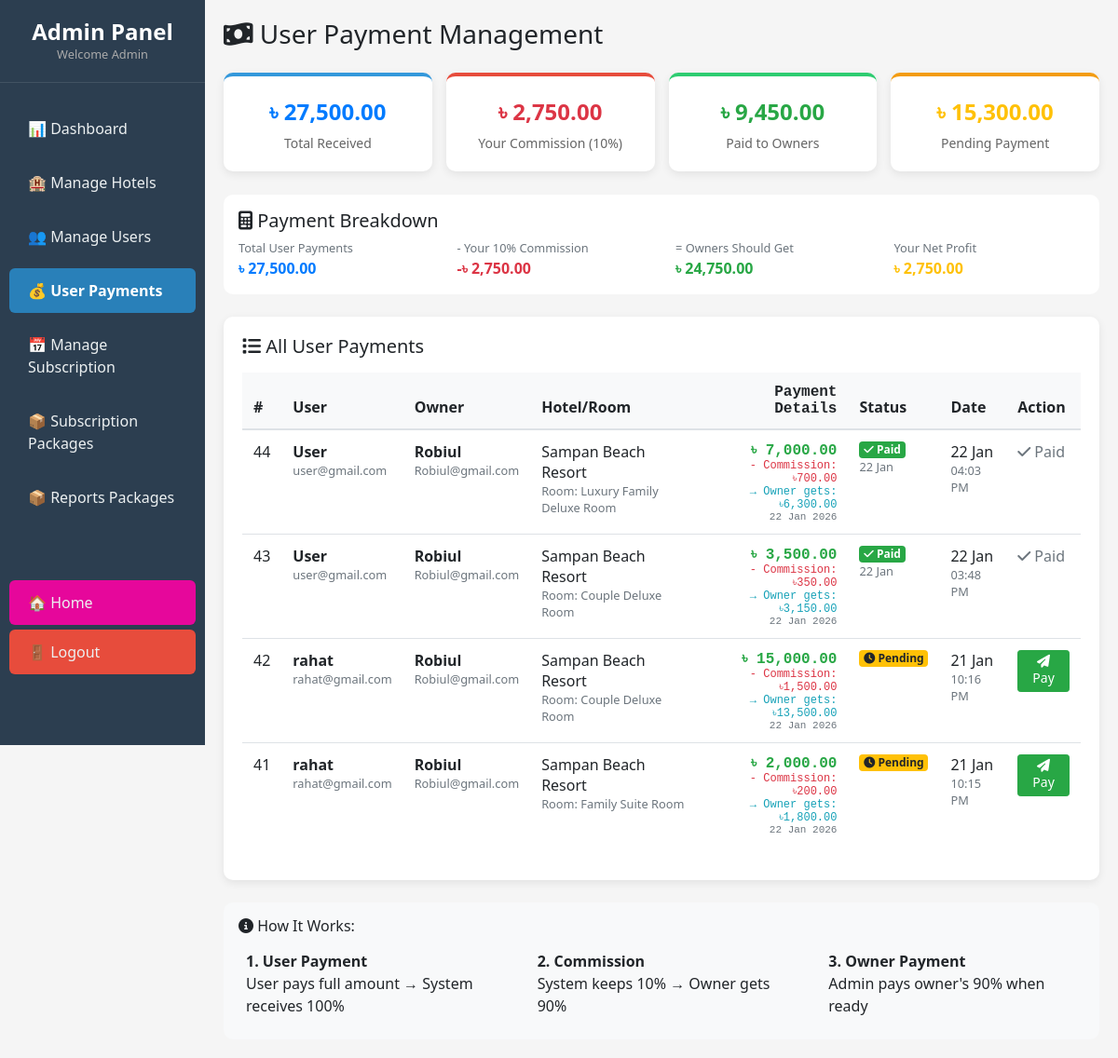
Before: /admin/manage_payments.php (signed in) with the older database file.
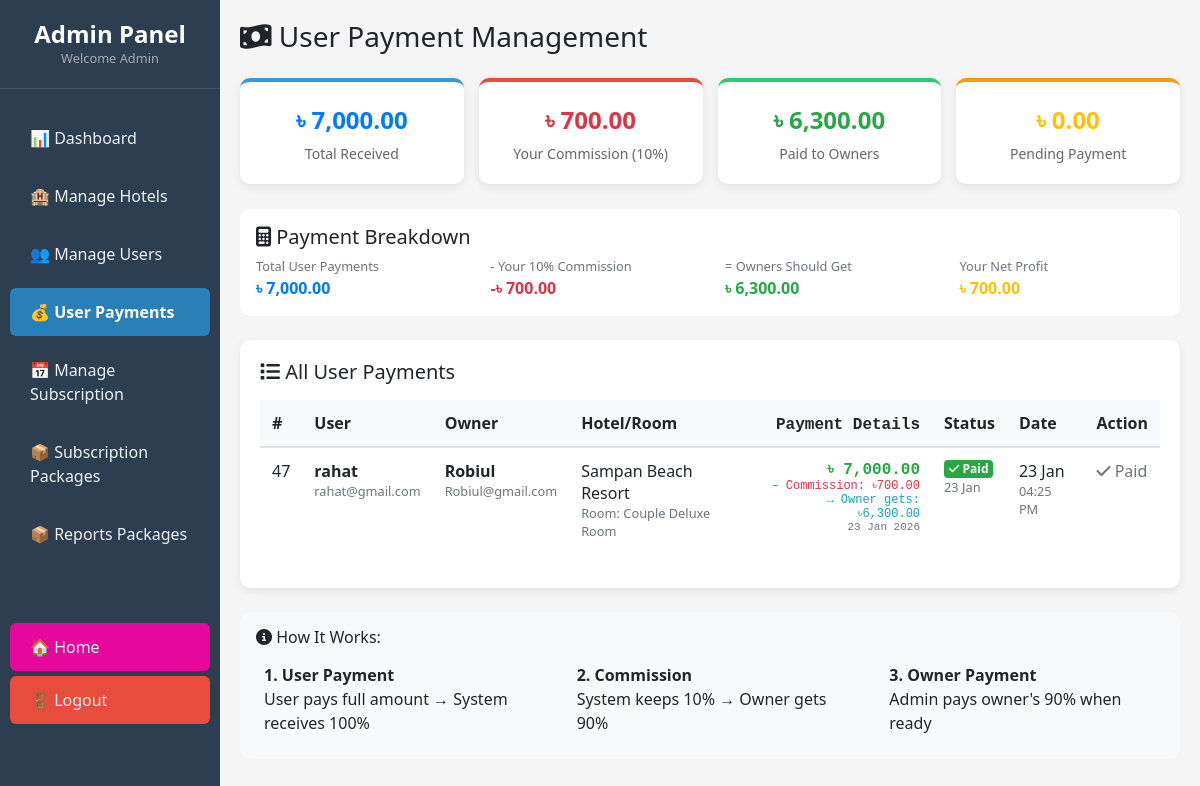
After: the same page with the newer database file.
### tables this page shows
CREATE TABLE `user_payments` (
  `id` int(11) NOT NULL,
  `user_id` int(11) DEFAULT NULL,
  `owner_id` int(11) DEFAULT NULL,
  `booking_id` int(11) DEFAULT NULL,
  `hotel_name` varchar(200) DEFAULT NULL,
  `room_title` varchar(255) DEFAULT NULL,
  `amount` decimal(10,2) DEFAULT NULL,
  `tran_id` varchar(100) DEFAULT NULL,
  `payment_status` enum('pending','success','failed','cancelled') DEFAULT 'pending',
  `admin_status` enum('pending','paid_to_owner') DEFAULT 'pending',
  `created_at` timestamp NOT NULL DEFAULT current_timestamp(),
  `owner_paid_status` enum('pending','paid') DEFAULT 'pending',
  `owner_paid_date` timestamp NULL DEFAULT NULL,
  `commission` decimal(10,2) DEFAULT 0.00,
  `owner_amount` decimal(10,2) DEFAULT 0.00,
  `receipt_id` varchar(50) DEFAULT NULL,
  `booking_date` date DEFAULT NULL
);

CREATE TABLE `users` (
  `id` int(11) NOT NULL,
  `name` varchar(100) DEFAULT NULL,
  `email` varchar(150) DEFAULT NULL,
  `phone` varchar(20) DEFAULT NULL,
  `password` varchar(255) DEFAULT NULL,
  `role` enum('admin','owner','user') DEFAULT 'user',
  `created_at` timestamp NOT NULL DEFAULT current_timestamp()
);

### admin/manage_payments.php (the view, shortened to what the changed rows need)
<?php
include "../db_connect.php";
$sql = "SELECT up.*,
               u.name as user_name,
               u.email as user_email,
               o.name as owner_name,
               o.email as owner_email
        FROM user_payments up
        JOIN users u ON up.user_id = u.id
        JOIN users o ON up.owner_id = o.id
        WHERE up.payment_status = 'success'
        ORDER BY up.created_at DESC";
$result = mysqli_query($conn, $sql);
$total_sql = "SELECT
    COUNT(*) as total_transactions,
    SUM(amount) as total_amount,
    SUM(commission) as total_commission,
    SUM(owner_amount) as total_owner_amount,
    SUM(CASE WHEN owner_paid_status = 'paid' THEN owner_amount ELSE 0 END) as total_paid,
    SUM(CASE WHEN owner_paid_status = 'pending' THEN owner_amount ELSE 0 END) as total_pending
    FROM user_payments
    WHERE payment_status = 'success'";
$total_result = mysqli_query($conn, $total_sql);
$totals = mysqli_fetch_assoc($total_result);
?>
<!DOCTYPE html>
<html>
<head>
    <link rel="stylesheet" href="https://stackpath.bootstrapcdn.com/bootstrap/4.5.2/css/bootstrap.min.css">
    <link rel="stylesheet" href="https://cdnjs.cloudflare.com/ajax/libs/font-awesome/6.4.0/css/all.min.css">
</head>
<body>
<div class="main">
    <div class="summary-container">
        <div class="summary-card" style="border-top: 4px solid #3498db;">
            <div class="summary-number text-primary">৳ <?= number_format($totals['total_amount'] ?? 0, 2) ?></div>
            <div class="summary-label">Total Received</div>
        </div>
        <div class="summary-card" style="border-top: 4px solid #e74c3c;">
            <div class="summary-number text-danger">৳ <?= number_format($totals['total_commission'] ?? 0, 2) ?></div>
            <div class="summary-label">Your Commission (10%)</div>
        </div>
        <div class="summary-card" style="border-top: 4px solid #2ecc71;">
            <div class="summary-number text-success">৳ <?= number_format($totals['total_paid'] ?? 0, 2) ?></div>
            <div class="summary-label">Paid to Owners</div>
        </div>
        <div class="summary-card" style="border-top: 4px solid #f39c12;">
            <div class="summary-number text-warning">৳ <?= number_format($totals['total_pending'] ?? 0, 2) ?></div>
            <div class="summary-label">Pending Payment</div>
        </div>
    </div>
    <div class="mb-4 p-3" style="background: white; border-radius: 10px;">
        <div class="row">
            <div class="col-md-3">
                <small class="text-muted">Total User Payments</small><br>
                <strong class="text-primary">৳ <?= number_format($totals['total_amount'] ?? 0, 2) ?></strong>
            </div>
            <div class="col-md-3">
                <small class="text-muted">- Your 10% Commission</small><br>
                <strong class="text-danger">-৳ <?= number_format($totals['total_commission'] ?? 0, 2) ?></strong>
            </div>
            <div class="col-md-3">
                <small class="text-muted">= Owners Should Get</small><br>
                <strong class="text-success">৳ <?= number_format($totals['total_owner_amount'] ?? 0, 2) ?></strong>
            </div>
            <div class="col-md-3">
                <small class="text-muted">Your Net Profit</small><br>
                <strong class="text-warning">৳ <?= number_format($totals['total_commission'] ?? 0, 2) ?></strong>
            </div>
        </div>
    </div>
    <div class="table-container">
        <div class="table-responsive">
            <table class="table table-hover">
                <thead>
                    <tr>
                        <th>#</th>
                        <th>User</th>
                        <th>Owner</th>
                        <th>Hotel/Room</th>
                        <th class="amount-cell">Payment Details</th>
                        <th>Status</th>
                        <th>Date</th>
                        <th>Action</th>
                    </tr>
                </thead>
                <tbody>
                    <?php if(mysqli_num_rows($result) > 0): ?>
                        <?php while($row = mysqli_fetch_assoc($result)): ?>
                        <tr>
                            <td><?= $row['id'] ?></td>
                            <td>
                                <strong><?= $row['user_name'] ?></strong><br>
                                <small class="text-muted"><?= $row['user_email'] ?></small>
                            </td>
                            <td>
                                <strong><?= $row['owner_name'] ?></strong><br>
                                <small class="text-muted"><?= $row['owner_email'] ?></small>
                            </td>
                            <td><?= $row['hotel_name'] ?>
                                <?php if(!empty($row['room_title'])): ?>
                                    <br><small class="text-muted">Room: <?= $row['room_title'] ?></small>
                                <?php endif; ?>
                            </td>
                            <td class="amount-cell">
                                <div class="text-success">
                                    <strong>৳ <?= number_format($row['amount'], 2) ?></strong>
                                </div>
                                <div class="text-danger" style="font-size: 12px;">
                                    - Commission: ৳<?= number_format($row['commission'], 2) ?>
                                </div>
                                <div class="text-info" style="font-size: 12px;">
                                    → Owner gets: ৳<?= number_format($row['owner_amount'], 2) ?>
                                </div>
                                <div class="text-muted" style="font-size: 11px;">
                                    <?= date('d M Y', strtotime($row['booking_date'])) ?>
                                </div>
                            </td>
                            <td>
                                <?php if($row['owner_paid_status'] == 'paid'): ?>
                                    <span class="badge badge-paid">
                                        <i class="fas fa-check"></i> Paid
                                    </span><br>
                                    <small class="text-muted">
                                        <?= date('d M', strtotime($row['owner_paid_date'])) ?>
                                    </small>
                                <?php else: ?>
                                    <span class="badge badge-pending">
                                        <i class="fas fa-clock"></i> Pending
                                    </span>
                                <?php endif; ?>
                            </td>
                            <td>
                                <?= date('d M', strtotime($row['created_at'])) ?><br>
                                <small class="text-muted">
                                    <?= date('h:i A', strtotime($row['created_at'])) ?>
                                </small>
                            </td>
                            <td>
                                <?php if($row['owner_paid_status'] == 'pending'): ?>
                                    <a href="?pay=<?= $row['id'] ?>"
                                       class="btn btn-success btn-sm"
                                       onclick="return confirm('Send ৳<?= number_format($row['owner_amount'], 2) ?> to <?= $row['owner_name'] ?>?')">
                                        <i class="fas fa-paper-plane"></i> Pay
                                    </a>
                                <?php else: ?>
                                    <span class="text-muted"><i class="fas fa-check"></i> Paid</span>
                                <?php endif; ?>
                            </td>
                        </tr>
                        <?php endwhile; ?>
                    <?php endif; ?>
                </tbody>
            </table>
        </div>
    </div>
</div>
</body>
</html>

Changed rows visible on the page:
removed user_payments: id "44", user.name "User", user.email "user@gmail.com", users.name "Robiul", users.email "Robiul@gmail.com", hotel_name "Sampan Beach Resort", room_title "Luxury Family Deluxe Room", amount "7,000.00", commission "700.00", owner_amount "6,300.00", booking_date "22 Jan 2026", owner_paid_date "22 Jan", created_at "22 Jan", created_at "04:03 PM", owner_paid_status "paid" (drawn)
removed user_payments: id "43", user.name "User", user.email "user@gmail.com", users.name "Robiul", users.email "Robiul@gmail.com", hotel_name "Sampan Beach Resort", room_title "Couple Deluxe Room", amount "3,500.00", commission "350.00", owner_amount "3,150.00", booking_date "22 Jan 2026", owner_paid_date "22 Jan", created_at "22 Jan", created_at "03:48 PM", owner_paid_status "paid" (drawn)
removed user_payments: id "42", user.name "rahat", user.email "rahat@gmail.com", users.name "Robiul", users.email "Robiul@gmail.com", hotel_name "Sampan Beach Resort", room_title "Couple Deluxe Room", amount "15,000.00", commission "1,500.00", owner_amount "13,500.00", booking_date "22 Jan 2026", owner_paid_status "pending" (drawn), created_at "21 Jan", created_at "10:16 PM"
removed user_payments: id "41", user.name "rahat", user.email "rahat@gmail.com", users.name "Robiul", users.email "Robiul@gmail.com", hotel_name "Sampan Beach Resort", room_title "Family Suite Room", amount "2,000.00", commission "200.00", owner_amount "1,800.00", booking_date "22 Jan 2026", owner_paid_status "pending" (drawn), created_at "21 Jan", created_at "10:15 PM"
added user_payments: id "47", user.name "rahat", user.email "rahat@gmail.com", users.name "Robiul", users.email "Robiul@gmail.com", hotel_name "Sampan Beach Resort", room_title "Couple Deluxe Room", amount "7,000.00", commission "700.00", owner_amount "6,300.00", booking_date "23 Jan 2026", owner_paid_date "23 Jan", created_at "23 Jan", created_at "04:25 PM", owner_paid_status "paid" (drawn)
Other visible differences:
$totals['total_amount']: "27,500.00" → "7,000.00"
$totals['total_commission']: "2,750.00" → "700.00"
$totals['total_paid']: "9,450.00" → "6,300.00"
$totals['total_pending']: "15,300.00" → "0.00"
$totals['total_owner_amount']: "24,750.00" → "6,300.00"
